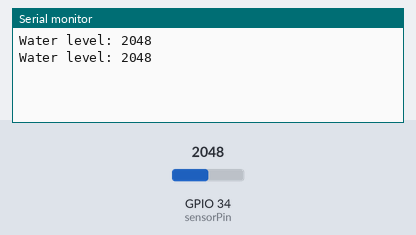
The sketch below on a simulated ESP32. Parts: the last lines printed to the serial monitor. Inputs (shaded band) come from the test bench; at power-on: GPIO 34 (sensorPin) = 2048.

Above: at 1.8 s.
1.9 s: GPIO 34 (sensorPin) set to 2866
At 2.4 s:
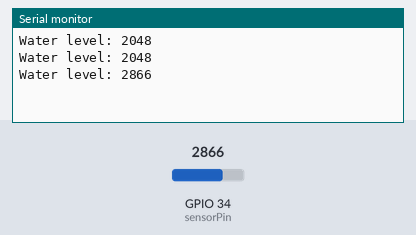
3.4 s: GPIO 34 (sensorPin) set to 3603
At 4.6 s:
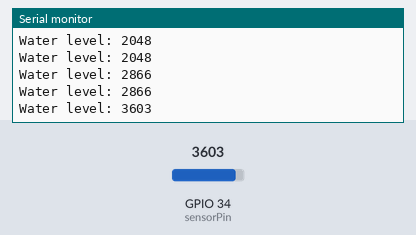
Timing chart, 0 to 6.4 s (numbered marks = the images above; inputs shaded):
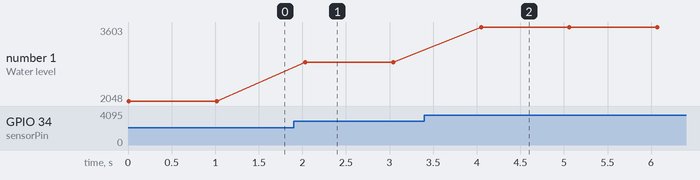

Measured:
- after the input at 1.9 s, the serial monitor: prints a new line after 0.13 s (image 1)
- after the input at 3.4 s, the serial monitor: prints a new line after 0.65 s (image 2)
- plotted number 1: 2048 → 2866 after the input at 1.9 s, 2866 → 3603 after the input at 3.4 s

The sketch:

water_sensor.ino
```cpp
#define sensorPower 4
#define sensorPin 34

int val = 0;

void setup() {
  pinMode(sensorPower, OUTPUT);
  digitalWrite(sensorPower, LOW);
  Serial.begin(115200);
}

void loop() {
  digitalWrite(sensorPower, HIGH);
  delay(10);

  val = analogRead(sensorPin);

  digitalWrite(sensorPower, LOW);

  Serial.print("Water level: ");
  Serial.println(val);

  delay(1000);
}
```
